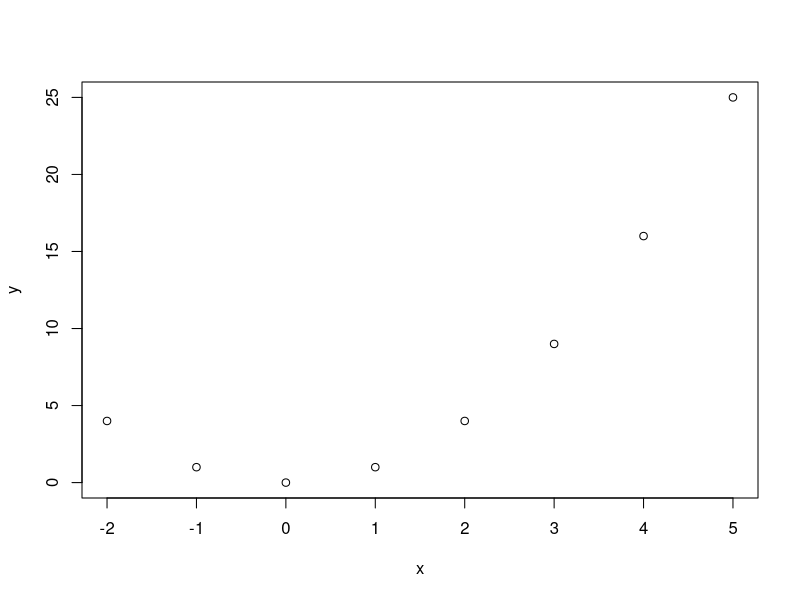
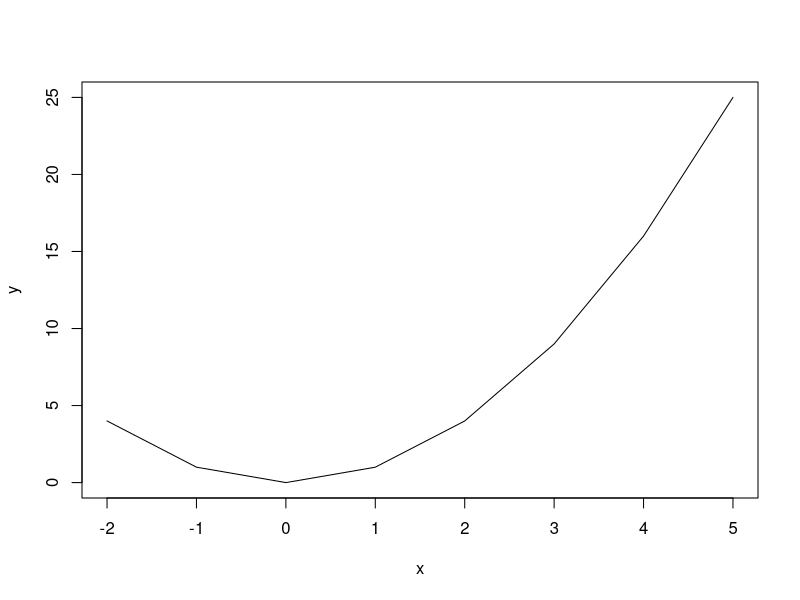
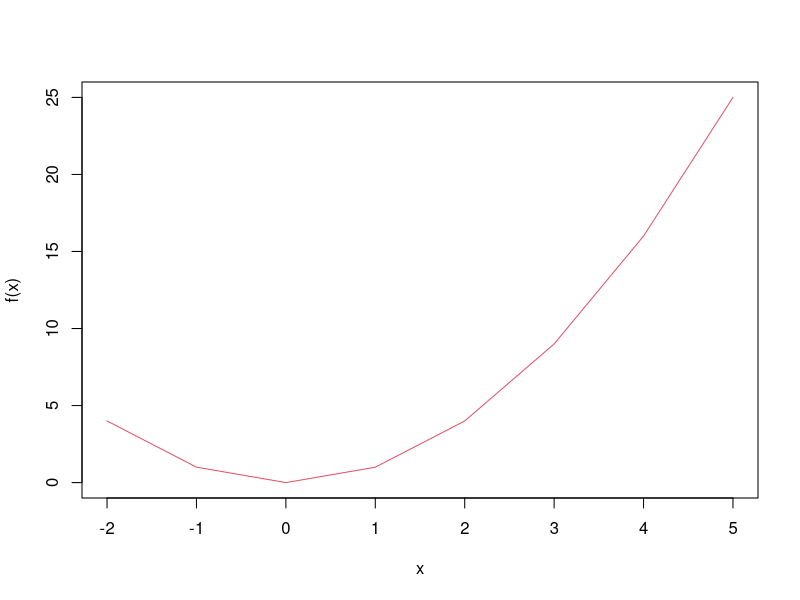
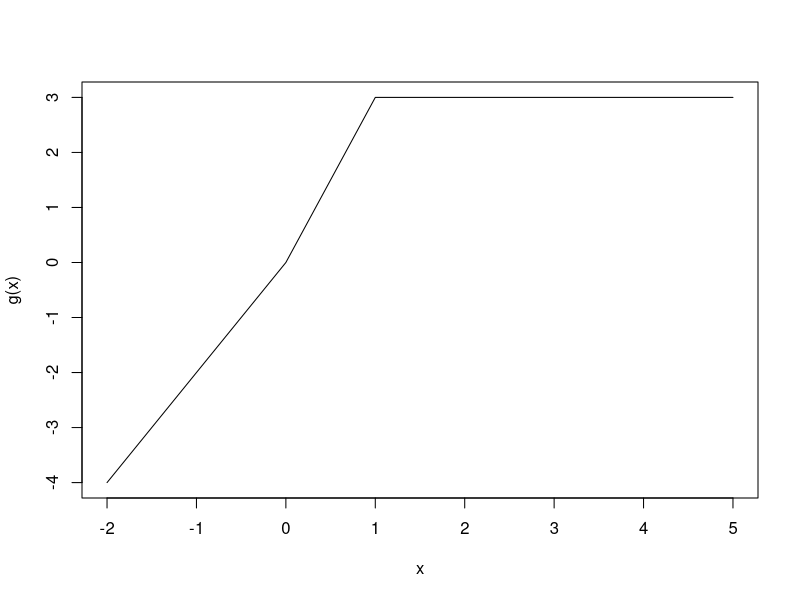
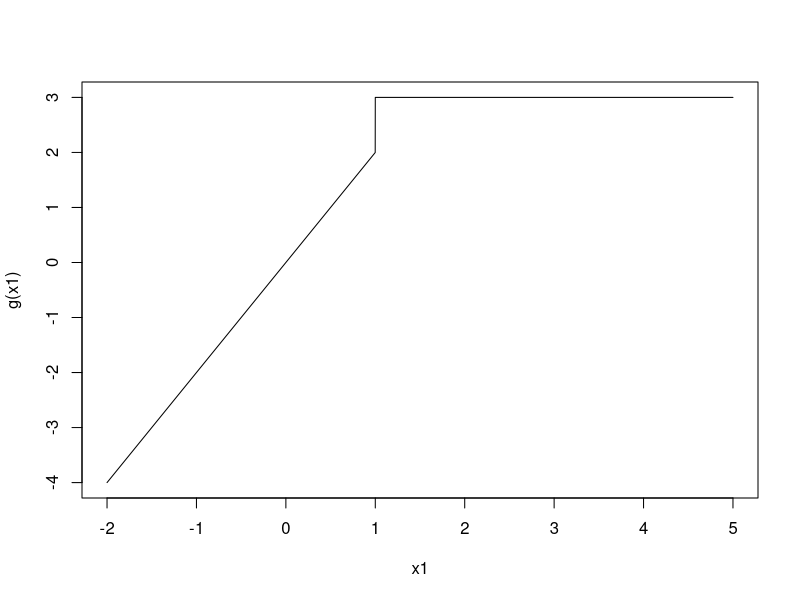
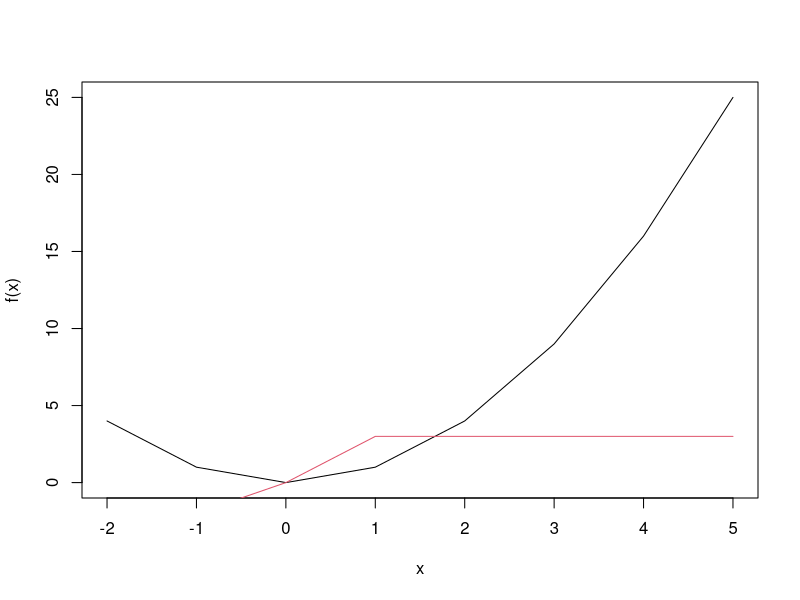
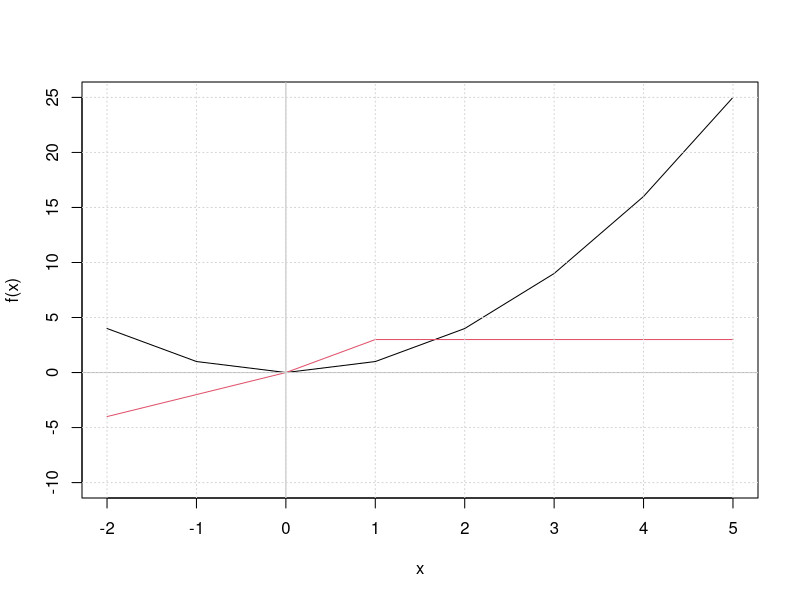

These figures' R source, in order:
#create a vector (a list) of inputs
x <- c(-2,-1,0,1,2,3,4,5)
#calculate the corresponding outputs
y <- x^2
#create a graph of point by plotting the (input,output) pairs
plot(x,y)
#connect the points in the plot of y=x^2
plot(x,y,type='l')

#create a user defined function
f <- function(x){x^2}
#plot the function
plot(x,f(x),type='l',col=2)

#create a piecewise function using the ifelse() command
g <- function(x){ifelse(x<1,2*x+0,0*x+3)}
plot(x,g(x),type='l')
  #Q: Does it matter if we include zero in 2*x + 0? No!
  #Q: Does it matter if we include zero in the 0*x + 3? Yes!

#we want more inputs
#create a new list of inputs
x1 <- seq(-2,5,0.001)
#plot the piecewise function
plot(x1,g(x1),type='l')

#Q: Can we graph two functions on the same plot? Yes! :)
  #use lines() to add another curve to a plot
  #use points() to add a collection of points to a plot
  #the window is defaults to the first function plotted
plot(x,f(x),type='l')
lines(x,g(x),col=2)

#Use the ylim argument inside plot() to specify the viewing values for the vertical axis.
  #Use the xlim argument inside plot() to specify the viewing values for the horizontal axis.
plot(x,f(x),type='l',ylim=c(-10,25))
lines(x,g(x),col=2)
#Q: How can we plot the x-axis and y-axis?
  #abline(v=<fill in the x-location for the vertical line>) creates the y-axis
abline(v=0,col='gray')
  #abline(h=<fill in the x-location for the horizontal line>) creates the x-axis
abline(h=0,col='gray')
  #the grid() command will overlay a grid on the plot
grid()
